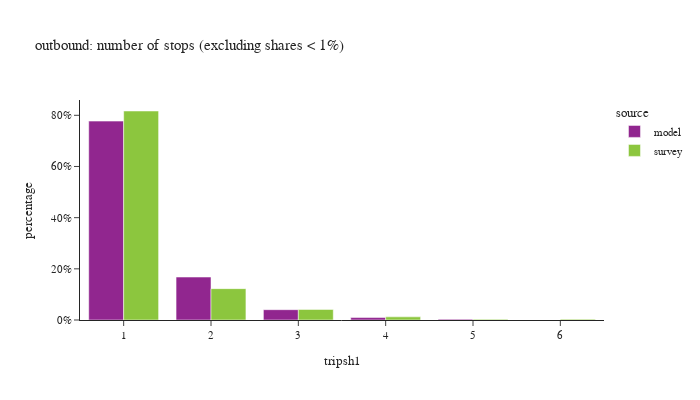

Here is the notebook cell this chart was saved with:
### Code cell
df_plot = df_tour.groupby(['tripsh1','source'])['toexpfac'].sum().reset_index()
df_plot['percentage'] = df_plot.groupby(['source'], group_keys=False)['toexpfac']. \
    apply(lambda x: x / float(x.sum()))
df_plot = df_plot.loc[df_plot['percentage'] > 0.001]

fig = px.bar(df_plot.sort_values(['source']), x="tripsh1", y="percentage", color="source",
             barmode="group",title="outbound: number of stops (excluding shares < 1%)",
             hover_data=['toexpfac'])
fig.update_layout(height=400, width=700, font=dict(size=11),
                  xaxis = dict(dtick = 1, categoryorder='category ascending'),
                  yaxis=dict(tickformat=".0%"))
fig.show()

### Figure 1 — Plotly figure (JSON) as saved in the notebook; plotly's stock layout.template omitted (floating-point values rounded to 4 significant figures)
{"data": [{"alignmentgroup": "True", "customdata": [[4475041], [966314], [232305], [55177], [19015]], "hovertemplate": "source=model<br>tripsh1=%{x}<br>percentage=%{y}<br>toexpfac=%{customdata[0]}<extra></extra>", "legendgroup": "model", "marker": {"color": "#91268F", "pattern": {"shape": ""}}, "name": "model", "offsetgroup": "model", "orientation": "v", "showlegend": true, "textposition": "auto", "type": "bar", "x": [1, 2, 3, 4, 5], "xaxis": "x", "y": [0.7773, 0.1678, 0.04035, 0.009584, 0.003303], "yaxis": "y"}, {"alignmentgroup": "True", "customdata": [[4126000.0], [619300.0], [208100.0], [61830.0], [13740.0], [16550.0]], "hovertemplate": "source=survey<br>tripsh1=%{x}<br>percentage=%{y}<br>toexpfac=%{customdata[0]}<extra></extra>", "legendgroup": "survey", "marker": {"color": "#8CC63E", "pattern": {"shape": ""}}, "name": "survey", "offsetgroup": "survey", "orientation": "v", "showlegend": true, "textposition": "auto", "type": "bar", "x": [1, 2, 3, 4, 5, 6], "xaxis": "x", "y": [0.8168, 0.1226, 0.0412, 0.01224, 0.002721, 0.003277], "yaxis": "y"}], "layout": {"barmode": "group", "font": {"size": 11}, "height": 400, "legend": {"title": {"text": "source"}, "tracegroupgap": 0}, "title": {"text": "outbound: number of stops (excluding shares < 1%)"}, "width": 700, "xaxis": {"anchor": "y", "categoryorder": "category ascending", "domain": [0, 1], "dtick": 1, "title": {"text": "tripsh1"}}, "yaxis": {"anchor": "x", "domain": [0, 1], "tickformat": ".0%", "title": {"text": "percentage"}}}}
